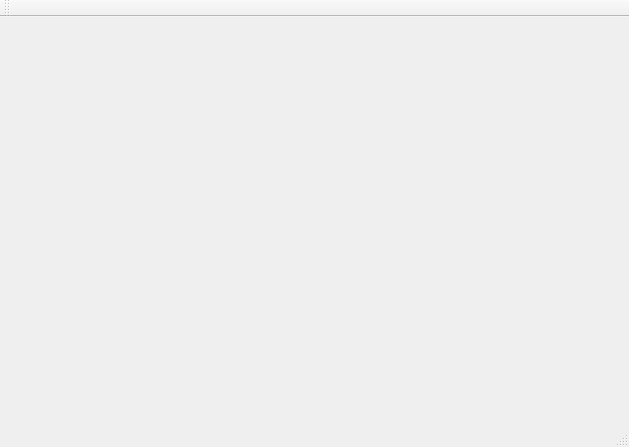
<?xml version="1.0" encoding="UTF-8"?>
<ui version="4.0">
 <class>RotateRender</class>
 <widget class="QMainWindow" name="RotateRender">
  <property name="geometry">
   <rect>
    <x>0</x>
    <y>0</y>
    <width>629</width>
    <height>447</height>
   </rect>
  </property>
  <property name="windowTitle">
   <string>RotateRender</string>
  </property>
  <property name="styleSheet">
   <string notr="true"/>
  </property>
  <widget class="QWidget" name="centralWidget"/>
  <widget class="QMenuBar" name="menuBar">
   <property name="geometry">
    <rect>
     <x>0</x>
     <y>0</y>
     <width>629</width>
     <height>23</height>
    </rect>
   </property>
  </widget>
  <widget class="QToolBar" name="mainToolBar">
   <attribute name="toolBarArea">
    <enum>TopToolBarArea</enum>
   </attribute>
   <attribute name="toolBarBreak">
    <bool>false</bool>
   </attribute>
  </widget>
  <widget class="QStatusBar" name="statusBar"/>
 </widget>
 <layoutdefault spacing="6" margin="11"/>
 <resources/>
 <connections/>
</ui>
